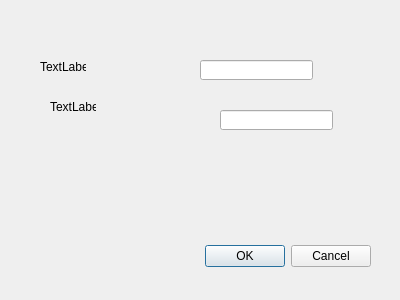
<?xml version="1.0" encoding="UTF-8"?>
<ui version="4.0">
 <class>Dialog</class>
 <widget class="QDialog" name="Dialog">
  <property name="geometry">
   <rect>
    <x>0</x>
    <y>0</y>
    <width>400</width>
    <height>300</height>
   </rect>
  </property>
  <property name="windowTitle">
   <string>Dialog</string>
  </property>
  <widget class="QDialogButtonBox" name="buttonBox">
   <property name="geometry">
    <rect>
     <x>30</x>
     <y>240</y>
     <width>341</width>
     <height>32</height>
    </rect>
   </property>
   <property name="orientation">
    <enum>Qt::Horizontal</enum>
   </property>
   <property name="standardButtons">
    <set>QDialogButtonBox::Cancel|QDialogButtonBox::Ok</set>
   </property>
  </widget>
  <widget class="QLineEdit" name="lineEdit">
   <property name="geometry">
    <rect>
     <x>200</x>
     <y>60</y>
     <width>113</width>
     <height>20</height>
    </rect>
   </property>
  </widget>
  <widget class="QLineEdit" name="lineEdit_2">
   <property name="geometry">
    <rect>
     <x>220</x>
     <y>110</y>
     <width>113</width>
     <height>20</height>
    </rect>
   </property>
  </widget>
  <widget class="QLabel" name="label">
   <property name="geometry">
    <rect>
     <x>40</x>
     <y>60</y>
     <width>46</width>
     <height>13</height>
    </rect>
   </property>
   <property name="text">
    <string>TextLabel</string>
   </property>
  </widget>
  <widget class="QLabel" name="label_2">
   <property name="geometry">
    <rect>
     <x>50</x>
     <y>100</y>
     <width>46</width>
     <height>13</height>
    </rect>
   </property>
   <property name="text">
    <string>TextLabel</string>
   </property>
  </widget>
 </widget>
 <resources/>
 <connections>
  <connection>
   <sender>buttonBox</sender>
   <signal>accepted()</signal>
   <receiver>Dialog</receiver>
   <slot>accept()</slot>
   <hints>
    <hint type="sourcelabel">
     <x>248</x>
     <y>254</y>
    </hint>
    <hint type="destinationlabel">
     <x>157</x>
     <y>274</y>
    </hint>
   </hints>
  </connection>
  <connection>
   <sender>buttonBox</sender>
   <signal>rejected()</signal>
   <receiver>Dialog</receiver>
   <slot>reject()</slot>
   <hints>
    <hint type="sourcelabel">
     <x>316</x>
     <y>260</y>
    </hint>
    <hint type="destinationlabel">
     <x>286</x>
     <y>274</y>
    </hint>
   </hints>
  </connection>
 </connections>
</ui>
